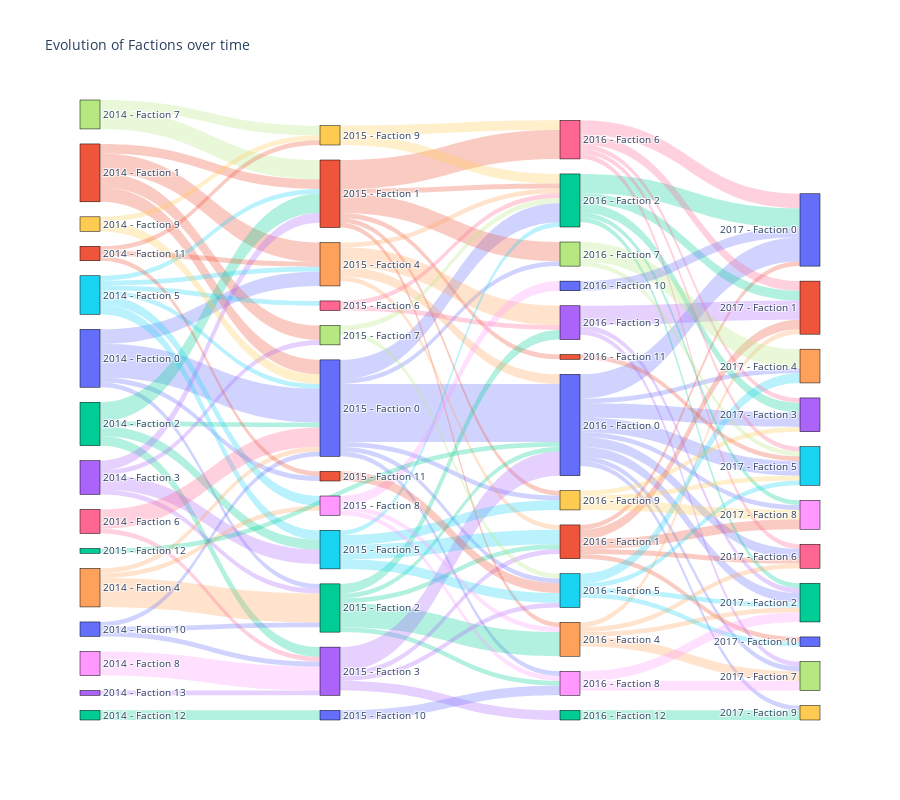

The notebook cell saved with this chart:
### Markdown cell above
Now, we analyze how factions change from year to year using the source-normalized method.

### Code cell
df_post_between_mapped = ut.map_countries_to_posts(df_post_between_countries, df_countries, period="Y")

y_factions_norm_df = ut.analyze_source_normalized_factions_over_time(df_post_between_mapped)
pl.plot_faction_evolution(y_factions_norm_df)

### Figure 1 — Plotly figure (JSON) as saved in the notebook; plotly's stock layout.template omitted (floating-point values rounded to 4 significant figures)
{"data": [{"link": {"color": ["rgba(99, 110, 250, 0.3)", "rgba(99, 110, 250, 0.3)", "rgba(99, 110, 250, 0.3)", "rgba(99, 110, 250, 0.3)", "rgba(239, 85, 59, 0.3)", "rgba(239, 85, 59, 0.3)", "rgba(239, 85, 59, 0.3)", "rgba(239, 85, 59, 0.3)", "rgba(0, 204, 150, 0.3)", "rgba(0, 204, 150, 0.3)", "rgba(0, 204, 150, 0.3)", "rgba(0, 204, 150, 0.3)", "rgba(171, 99, 250, 0.3)", "rgba(171, 99, 250, 0.3)", "rgba(171, 99, 250, 0.3)", "rgba(171, 99, 250, 0.3)", "rgba(255, 161, 90, 0.3)", "rgba(255, 161, 90, 0.3)", "rgba(255, 161, 90, 0.3)", "rgba(25, 211, 243, 0.3)", "rgba(25, 211, 243, 0.3)", "rgba(25, 211, 243, 0.3)", "rgba(25, 211, 243, 0.3)", "rgba(25, 211, 243, 0.3)", "rgba(25, 211, 243, 0.3)", "rgba(255, 102, 146, 0.3)", "rgba(255, 102, 146, 0.3)", "rgba(182, 232, 128, 0.3)", "rgba(182, 232, 128, 0.3)", "rgba(255, 151, 255, 0.3)", "rgba(254, 203, 82, 0.3)", "rgba(254, 203, 82, 0.3)", "rgba(99, 110, 250, 0.3)", "rgba(99, 110, 250, 0.3)", "rgba(99, 110, 250, 0.3)", "rgba(239, 85, 59, 0.3)", "rgba(239, 85, 59, 0.3)", "rgba(239, 85, 59, 0.3)", "rgba(0, 204, 150, 0.3)", "rgba(171, 99, 250, 0.3)", "rgba(99, 110, 250, 0.3)", "rgba(99, 110, 250, 0.3)", "rgba(99, 110, 250, 0.3)", "rgba(99, 110, 250, 0.3)", "rgba(99, 110, 250, 0.3)", "rgba(99, 110, 250, 0.3)", "rgba(239, 85, 59, 0.3)", "rgba(239, 85, 59, 0.3)", "rgba(239, 85, 59, 0.3)", "rgba(239, 85, 59, 0.3)", "rgba(239, 85, 59, 0.3)", "rgba(239, 85, 59, 0.3)", "rgba(0, 204, 150, 0.3)", "rgba(0, 204, 150, 0.3)", "rgba(0, 204, 150, 0.3)", "rgba(0, 204, 150, 0.3)", "rgba(0, 204, 150, 0.3)", "rgba(171, 99, 250, 0.3)", "rgba(171, 99, 250, 0.3)", "rgba(171, 99, 250, 0.3)", "rgba(171, 99, 250, 0.3)", "rgba(255, 161, 90, 0.3)", "rgba(255, 161, 90, 0.3)", "rgba(255, 161, 90, 0.3)", "rgba(255, 161, 90, 0.3)", "rgba(25, 211, 243, 0.3)", "rgba(25, 211, 243, 0.3)", "rgba(25, 211, 243, 0.3)", "rgba(25, 211, 243, 0.3)", "rgba(255, 102, 146, 0.3)", "rgba(255, 102, 146, 0.3)", "rgba(182, 232, 128, 0.3)", "rgba(182, 232, 128, 0.3)", "rgba(255, 151, 255, 0.3)", "rgba(255, 151, 255, 0.3)", "rgba(255, 151, 255, 0.3)", "rgba(254, 203, 82, 0.3)", "rgba(254, 203, 82, 0.3)", "rgba(99, 110, 250, 0.3)", "rgba(239, 85, 59, 0.3)", "rgba(0, 204, 150, 0.3)", "rgba(99, 110, 250, 0.3)", "rgba(99, 110, 250, 0.3)", "rgba(99, 110, 250, 0.3)", "rgba(99, 110, 250, 0.3)", "rgba(99, 110, 250, 0.3)", "rgba(99, 110, 250, 0.3)", "rgba(99, 110, 250, 0.3)", "rgba(99, 110, 250, 0.3)", "rgba(99, 110, 250, 0.3)", "rgba(239, 85, 59, 0.3)", "rgba(239, 85, 59, 0.3)", "rgba(239, 85, 59, 0.3)", "rgba(239, 85, 59, 0.3)", "rgba(239, 85, 59, 0.3)", "rgba(0, 204, 150, 0.3)", "rgba(0, 204, 150, 0.3)", "rgba(0, 204, 150, 0.3)", "rgba(0, 204, 150, 0.3)", "rgba(0, 204, 150, 0.3)", "rgba(171, 99, 250, 0.3)", "rgba(171, 99, 250, 0.3)", "rgba(171, 99, 250, 0.3)", "rgba(255, 161, 90, 0.3)", "rgba(255, 161, 90, 0.3)", "rgba(255, 161, 90, 0.3)", "rgba(255, 161, 90, 0.3)", "rgba(25, 211, 243, 0.3)", "rgba(25, 211, 243, 0.3)", "rgba(25, 211, 243, 0.3)", "rgba(25, 211, 243, 0.3)", "rgba(255, 102, 146, 0.3)", "rgba(255, 102, 146, 0.3)", "rgba(255, 102, 146, 0.3)", "rgba(255, 102, 146, 0.3)", "rgba(255, 102, 146, 0.3)", "rgba(182, 232, 128, 0.3)", "rgba(182, 232, 128, 0.3)", "rgba(255, 151, 255, 0.3)", "rgba(255, 151, 255, 0.3)", "rgba(254, 203, 82, 0.3)", "rgba(254, 203, 82, 0.3)", "rgba(254, 203, 82, 0.3)", "rgba(99, 110, 250, 0.3)", "rgba(239, 85, 59, 0.3)", "rgba(0, 204, 150, 0.3)"], "source": [0, 0, 0, 0, 1, 1, 1, 1, 2, 2, 2, 2, 3, 3, 3, 3, 4, 4, 4, 5, 5, 5, 5, 5, 5, 6, 6, 7, 7, 8, 9, 9, 10, 10, 10, 11, 11, 11, 12, 13, 14, 14, 14, 14, 14, 14, 15, 15, 15, 15, 15, 15, 16, 16, 16, 16, 16, 17, 17, 17, 17, 18, 18, 18, 18, 19, 19, 19, 19, 20, 20, 21, 21, 22, 22, 22, 23, 23, 24, 25, 26, 27, 27, 27, 27, 27, 27, 27, 27, 27, 28, 28, 28, 28, 28, 29, 29, 29, 29, 29, 30, 30, 30, 31, 31, 31, 31, 32, 32, 32, 32, 33, 33, 33, 33, 33, 34, 34, 35, 35, 36, 36, 36, 37, 38, 39], "target": [14, 16, 18, 25, 14, 15, 18, 21, 14, 15, 17, 19, 15, 16, 19, 21, 14, 16, 22, 14, 15, 18, 19, 20, 22, 14, 17, 15, 23, 17, 14, 23, 14, 16, 17, 18, 23, 25, 24, 17, 27, 29, 32, 34, 35, 36, 29, 31, 33, 34, 36, 38, 27, 28, 30, 31, 35, 27, 28, 32, 39, 27, 28, 29, 30, 28, 29, 32, 36, 29, 30, 29, 32, 31, 35, 37, 29, 33, 35, 32, 27, 40, 42, 43, 44, 45, 46, 47, 48, 49, 40, 41, 46, 48, 50, 40, 41, 42, 43, 48, 41, 42, 47, 41, 42, 46, 47, 42, 44, 45, 50, 40, 41, 43, 45, 46, 44, 45, 42, 47, 43, 45, 48, 40, 45, 49], "value": [7, 1, 3, 1, 3, 2, 4, 3, 1, 4, 2, 2, 2, 1, 3, 1, 1, 6, 1, 1, 1, 1, 2, 1, 2, 4, 1, 4, 2, 5, 2, 1, 1, 1, 1, 1, 1, 1, 2, 1, 12, 4, 1, 1, 1, 1, 1, 1, 6, 4, 1, 1, 1, 1, 2, 5, 1, 5, 1, 1, 2, 2, 1, 1, 4, 3, 1, 2, 2, 1, 1, 1, 1, 1, 1, 2, 2, 2, 2, 2, 1, 5, 2, 3, 1, 3, 2, 1, 1, 1, 1, 2, 1, 2, 1, 4, 2, 1, 2, 1, 4, 1, 1, 1, 1, 1, 2, 1, 2, 1, 1, 3, 2, 1, 1, 1, 4, 1, 2, 2, 1, 1, 2, 2, 1, 2]}, "node": {"color": ["#636EFA", "#EF553B", "#00CC96", "#AB63FA", "#FFA15A", "#19D3F3", "#FF6692", "#B6E880", "#FF97FF", "#FECB52", "#636EFA", "#EF553B", "#00CC96", "#AB63FA", "#636EFA", "#EF553B", "#00CC96", "#AB63FA", "#FFA15A", "#19D3F3", "#FF6692", "#B6E880", "#FF97FF", "#FECB52", "#636EFA", "#EF553B", "#00CC96", "#636EFA", "#EF553B", "#00CC96", "#AB63FA", "#FFA15A", "#19D3F3", "#FF6692", "#B6E880", "#FF97FF", "#FECB52", "#636EFA", "#EF553B", "#00CC96", "#636EFA", "#EF553B", "#00CC96", "#AB63FA", "#FFA15A", "#19D3F3", "#FF6692", "#B6E880", "#FF97FF", "#FECB52", "#636EFA"], "label": ["2014 - Faction 0", "2014 - Faction 1", "2014 - Faction 2", "2014 - Faction 3", "2014 - Faction 4", "2014 - Faction 5", "2014 - Faction 6", "2014 - Faction 7", "2014 - Faction 8", "2014 - Faction 9", "2014 - Faction 10", "2014 - Faction 11", "2014 - Faction 12", "2014 - Faction 13", "2015 - Faction 0", "2015 - Faction 1", "2015 - Faction 2", "2015 - Faction 3", "2015 - Faction 4", "2015 - Faction 5", "2015 - Faction 6", "2015 - Faction 7", "2015 - Faction 8", "2015 - Faction 9", "2015 - Faction 10", "2015 - Faction 11", "2015 - Faction 12", "2016 - Faction 0", "2016 - Faction 1", "2016 - Faction 2", "2016 - Faction 3", "2016 - Faction 4", "2016 - Faction 5", "2016 - Faction 6", "2016 - Faction 7", "2016 - Faction 8", "2016 - Faction 9", "2016 - Faction 10", "2016 - Faction 11", "2016 - Faction 12", "2017 - Faction 0", "2017 - Faction 1", "2017 - Faction 2", "2017 - Faction 3", "2017 - Faction 4", "2017 - Faction 5", "2017 - Faction 6", "2017 - Faction 7", "2017 - Faction 8", "2017 - Faction 9", "2017 - Faction 10"], "line": {"color": "black", "width": 0.5}, "pad": 15, "thickness": 20}, "type": "sankey"}], "layout": {"font": {"size": 10}, "height": 800, "title": {"text": "Evolution of Factions over time"}}}
